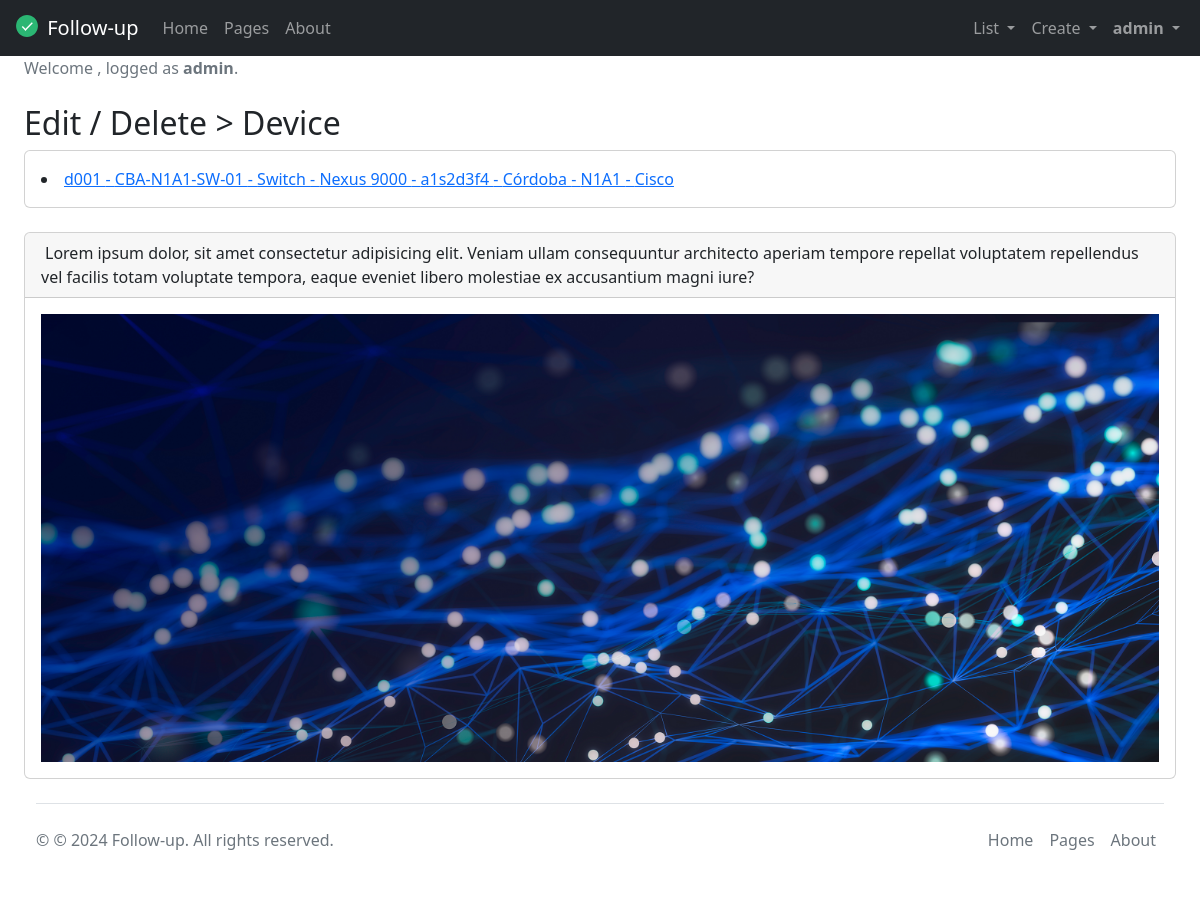
Page /devices/ (signed in) on the earlier database version.
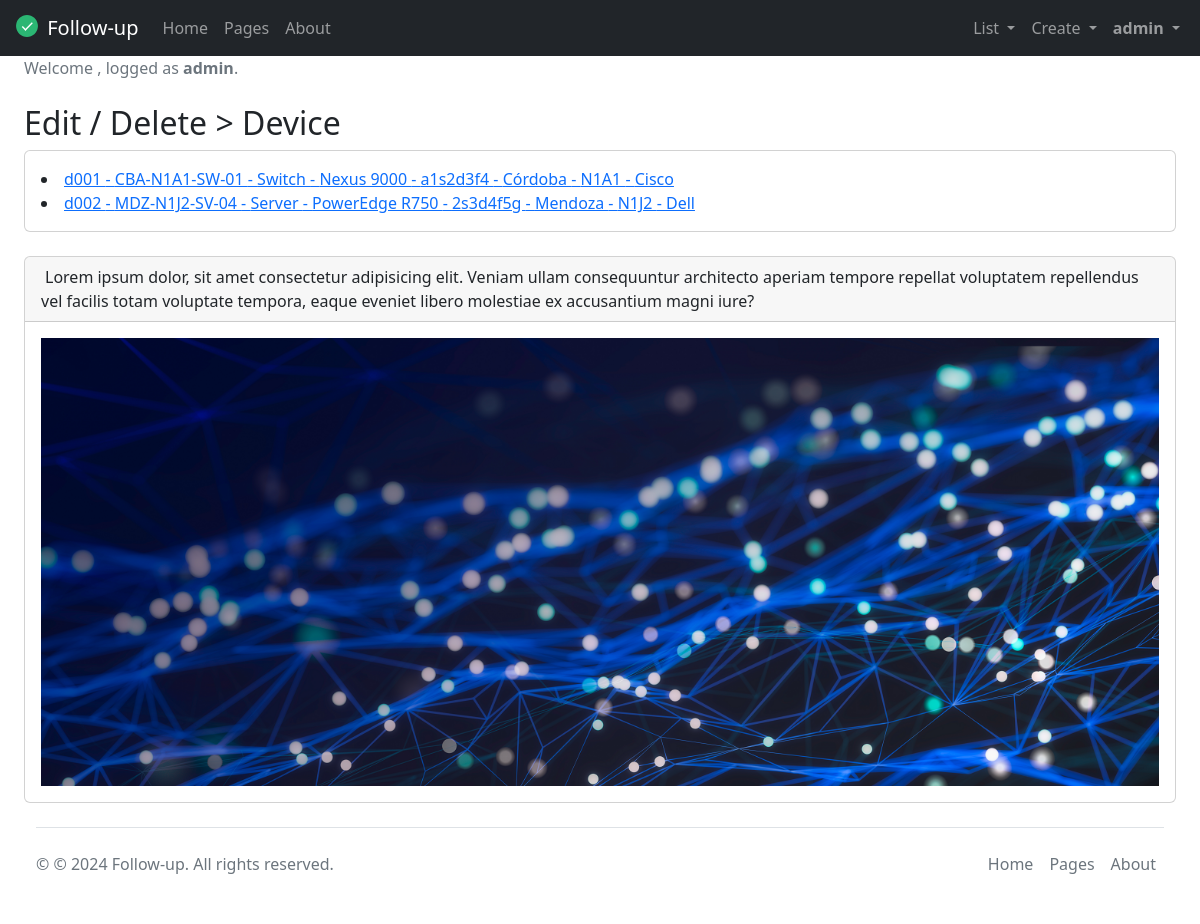
Same page on the later database version.
### tasks/models.py (models this page shows, shortened)
class Device(models.Model):
  deviceId = models.CharField(max_length=6)
  name = models.CharField(max_length=20)
  category = models.CharField(max_length=20)
  model = models.CharField(max_length=20)
  serialNumber = models.CharField(max_length=30)
  site = models.ForeignKey(Site, on_delete=models.CASCADE, null=True)
  rack = models.ForeignKey(Rack, on_delete=models.CASCADE, null=True)
  vendor = models.ForeignKey(Vendor, on_delete=models.CASCADE, null=True)
  deviceImage = models.ImageField(upload_to='devices', blank=True, null=True, default="/media/static/default.png")
  class Meta():
    verbose_name = 'Device'
    verbose_name_plural = 'Devices'
    ordering = ('deviceId', 'name')
    unique_together = ('deviceId', 'name')

class Site(models.Model):
  siteId = models.CharField(max_length=6)
  name = models.CharField(max_length=20)
  address = models.CharField(max_length=30)
  city = models.CharField(max_length=20)
  country = models.CharField(max_length=20)
  switchowner = models.CharField(max_length=30)
  contact = models.IntegerField(default=0)
  siteImage = models.ImageField(upload_to='sites', blank=True, null=True, default="/media/static/default.png") # default=""
  def __str__(self):
    return self.name
  class Meta():
    verbose_name = 'Site'
    verbose_name_plural = 'Sites'
    ordering = ('siteId', 'name')
    unique_together = ('siteId', 'name')

class Rack(models.Model):
  rackId = models.CharField(max_length=6)
  name = models.CharField(max_length=20)
  site = models.ForeignKey(Site, on_delete=models.CASCADE, null=True)
  rackImage = models.ImageField(upload_to='racks', blank=True, null=True, default="/media/static/default.png") # default=""
  def __str__(self):
    return self.name
  class Meta():
    verbose_name = 'Rack'
    verbose_name_plural = 'Racks'
    ordering = ('rackId', 'name')
    unique_together = ('rackId', 'name')

class Vendor(models.Model):
  vendorId = models.CharField(max_length=6)
  name = models.CharField(max_length=20)
  email = models.EmailField()
  contact = models.IntegerField()
  link = models.URLField(max_length=200, blank=True)
  vendorImage = models.ImageField(upload_to='vendors', blank=True, null=True, default="/media/static/default.png")
  def __str__(self):
    return self.name
  class Meta():
    verbose_name = 'Vendor'
    verbose_name_plural = 'Vendors'
    ordering = ('vendorId', 'name')
    unique_together = ('vendorId', 'name')

### tasks/views.py (the view)
# urls.py: path('devices/', views.devices, name='devices'),
@login_required
def devices(request):
    devices = Device.objects.filter()
    return render(request, 'devices.html', {"devices": devices})

### tasks/templates/devices.html
{% extends 'base.html' %}
{% block content %}
<h2 class="mt-4">Edit / Delete > Device</h2>
<div class="card mb-4">
  <div class="card-body">
    {% for device in devices %}
    <li>
      <a href="{% url 'device_detail' device.id %}">
        {{device.deviceId}} - {{device.name}} - {{device.category}} - {{device.model}} - {{device.serialNumber}} - {{device.site}} - {{device.rack}} - {{device.vendor}}
      </a>
    </li>
    {% endfor %}
  </div>
</div>
{% endblock %}

### tasks/templates/base.html (shortened to what this page needs)
<!DOCTYPE html>
<html lang="en">
  <head>
    <link rel="stylesheet" href="https://cdn.jsdelivr.net/npm/bootstrap@5.2.0/dist/css/bootstrap.min.css">
    <link rel="stylesheet" type="text/css" href="https://cdn.datatables.net/1.11.5/css/jquery.dataTables.min.css">
  </head>
  <body>
  {% include 'navbar.html' %}
    <div id="layoutSidenav_content">
      <main>
        <div class="container-fluid px-4">
          {% if user.is_authenticated %}
          <ol class="breadcrumb mb-4">
            <li class="breadcrumb-item active">
              Welcome <strong>{{request.user.first_name}} {{request.user.last_name}}</strong>, logged as <strong>{{request.user.username}}</strong>. {{message}}
            </li>
          </ol>
          {% endif %}
          {% block content %}
          {% endblock %}
          {% include 'footer.html' %}
        </div>
      </main>
    </div>
  </body>
</html>

### tasks/templates/navbar.html (shortened to what this page needs)
<nav class="navbar sticky-top navbar-expand-lg navbar-dark bg-dark">
  <div class="container-fluid">
    <a class="navbar-brand" href="/">
      <img src="/media/static/1930264_check_complete_done_green_success_icon.svg" alt="" width="30" height="24" class="d-inline-block align-text-top">
      Follow-up
    </a>
    <ul class="navbar-nav ms-auto">
      <li class="nav-item">
        <a href="/" class="nav-link">Home</a>
      </li>
        <a href="/pages" class="nav-link">Pages</a>
      <a href="/about" class="nav-link">About</a>
    </ul>
    <div class="collapse navbar-collapse" id="navbarNavDarkDropdown">
      <ul class="navbar-nav ms-auto">
        {% if user.is_authenticated %}
        <div class="collapse navbar-collapse" id="navbarNavDarkDropdown">
          <ul class="navbar-nav">
            <li class="nav-item dropdown">
              <a class="nav-link dropdown-toggle" href="#" id="navbarDarkDropdownMenuLink" role="button" data-bs-toggle="dropdown" aria-expanded="false">
                List
              </a>
            </li>
          </ul>
        </div>
        <div class="collapse navbar-collapse" id="navbarNavDarkDropdown">
          <ul class="navbar-nav">
            <li class="nav-item dropdown">
              <a class="nav-link dropdown-toggle" href="#" id="navbarDarkDropdownMenuLink" role="button" data-bs-toggle="dropdown" aria-expanded="false">
                Create
              </a>
            </li>
          </ul>
        </div>
        <div class="collapse navbar-collapse" id="navbarNavDarkDropdown">
          <ul class="navbar-nav">
            <li class="nav-item dropdown">
              <a class="nav-link dropdown-toggle" href="#" id="navbarDarkDropdownMenuLink" role="button" data-bs-toggle="dropdown" aria-expanded="false">
                <strong>{{request.user.username}}</strong>
              </a>
                </li>
              </ul>
          </ul>
        </div>
        {% endif %}
    </div>
</nav>

### tasks/templates/footer.html (shortened to what this page needs)
<div class="card mb-4">
  <div class="card-header">
      Lorem ipsum dolor, sit amet consectetur adipisicing elit. Veniam ullam consequuntur architecto aperiam tempore repellat voluptatem repellendus vel facilis totam voluptate tempora, eaque eveniet libero molestiae ex accusantium magni iure?
  </div>
  <div class="card-body">
    <img src="/media/static/vecteezy.png" class="img-fluid">
  </div>
</div>
<div class="container-fluid">
    <footer class="d-flex flex-wrap justify-content-between align-items-center py-3 my-4 border-top">
      <p class="col-md-4 mb-0 text-muted">&copy; © 2024 Follow-up. All rights reserved. </p>
      <a href="/" class="col-md-4 d-flex align-items-center justify-content-center mb-3 mb-md-0 me-md-auto link-dark text-decoration-none">
        <svg class="bi me-2" width="40" height="32"><use xlink:href="#bootstrap"/></svg>
      </a>
      <ul class="nav col-md-4 justify-content-end">
        <li class="nav-item"><a href="/" class="nav-link px-2 text-muted">Home</a></li>
        <li class="nav-item"><a href="/pages" class="nav-link px-2 text-muted">Pages</a></li>
        <li class="nav-item"><a href="/about" class="nav-link px-2 text-muted">About</a></li>
      </ul>
    </footer>
</div>

Differences in the rows shown:
added Device: deviceId "d002", name "MDZ-N1J2-SV-04", category "Server", model "PowerEdge R750", serialNumber "2s3d4f5g", site "Mendoza", rack "N1J2", vendor "Dell"
